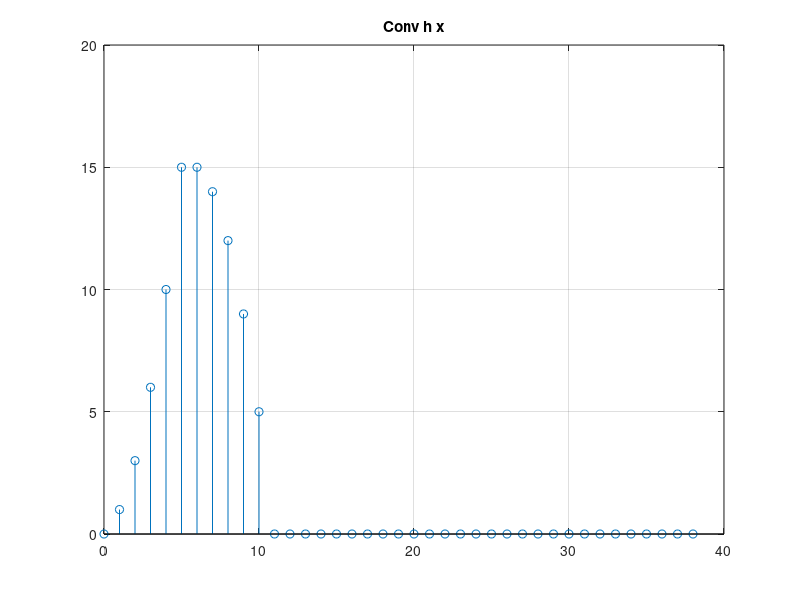
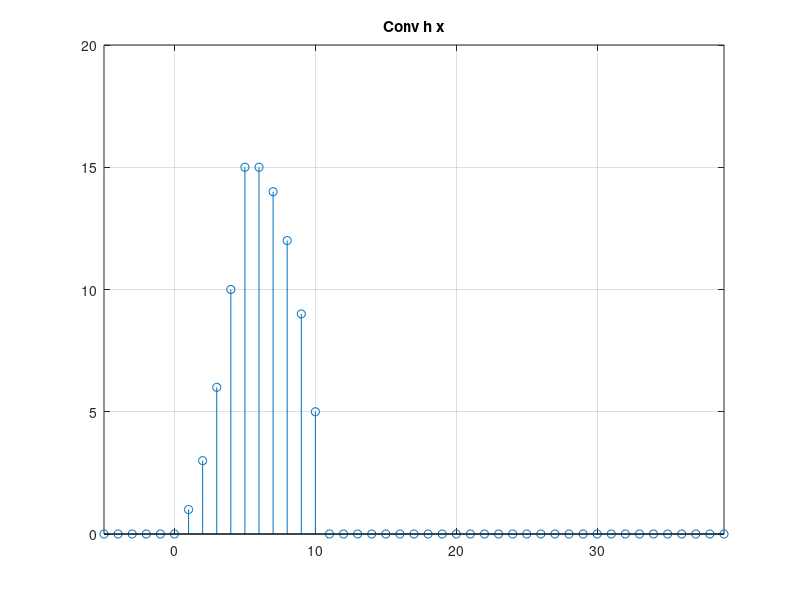

The MATLAB source for these figures, in order:
clear
clc
close all

n = linspace(0, 19, 20);
h = n;
x = [ones(6,1); zeros(14,1)];
h = [n(1:6)'; zeros(14,1)];
y = conv(h,x);


figure(1)
clf;
xlim([0, 39]);
stem(linspace(0, 38, 39), y);
title('Conv h x');
grid on;

x1 = [zeros(5,1); ones(6,1); zeros(14,1)];
h1 = [n(1:6)'; zeros(19,1)];
y1 = conv(x1, h1);

figure(2)
clf;
n = linspace(-5,43,49)';
stem(n, y1);
xlim([-5, 39]);
title('Conv h x');
grid on;

